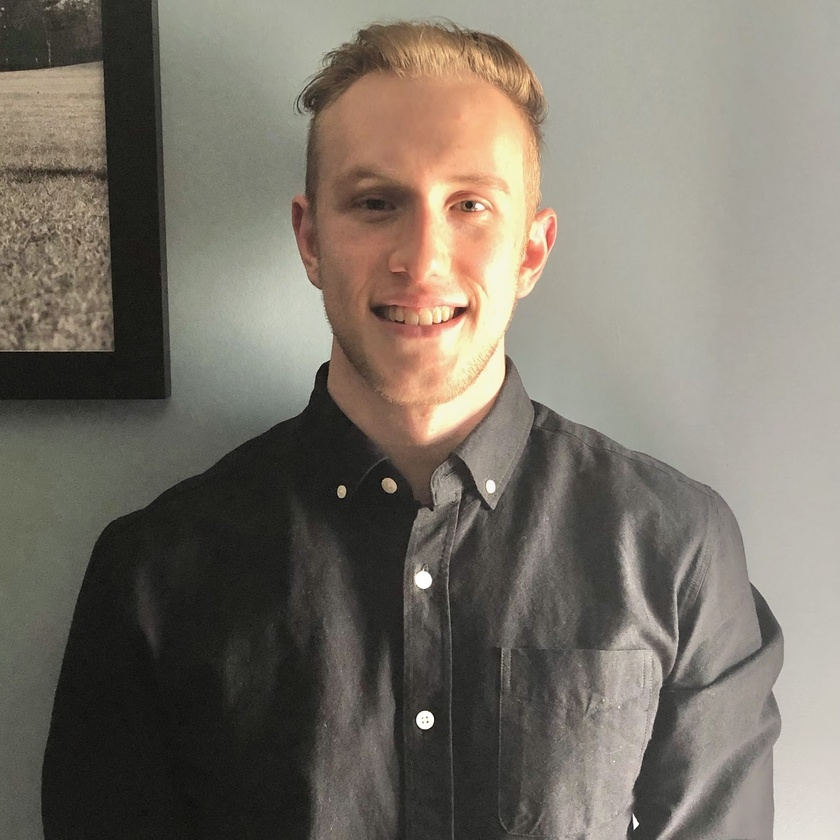
#> input picture devices/jon.jpeg, 840 x 840 px, shrunk from 1600 x 1600 before the run, found by its file name
$ python Face_detect.py   (older library calls are emulated)
#> lines starting #> are read from the running program, lines starting #| are printed output that depends on the picture; after the words box and inside, x2 and y2 are one past the last pixel; in counts of white or black regions, pixels touching at a corner belong together

'''
DESCRIPTION
===========
Facial detection script using openCV Cascades.

'''

import cv2
import sys


# Get user supplied values

imagePath = "jon.jpeg"
cascPath = "haarcascade_frontalface_default.xml"

# create the haar cascade
faceCascade = cv2.CascadeClassifier(cascPath)

# Read the image
image = cv2.imread(imagePath)
#> image is the input picture: shape (840, 840, 3); mean B, G, R 104.5, 114.7, 121.2
gray = cv2.cvtColor(image, cv2.COLOR_BGR2GRAY)
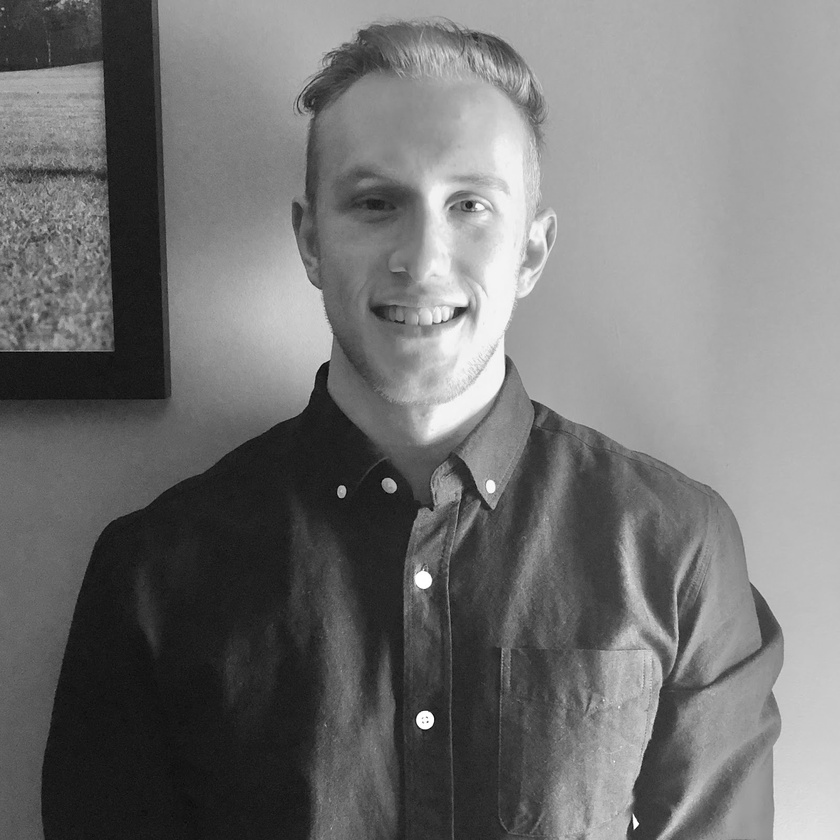
#> gray: shape (840, 840); min 1, max 255, mean 115.5

# Detect faces in the image
faces = faceCascade.detectMultiScale(
    gray,
    scaleFactor=1.1,
    minNeighbors=5,
    minSize=(30,50),
    #flags = cv2.CV_HAAR_SCALE_IMAGE
)
#> faces = [[282, 94, 283, 283]]

print("Found {0} faces!".format(len(faces)))
#| Found 1 faces!

# Drawing rectangle around faces
for (x, y, w, h) in faces:
    cv2.rectangle(image, (x,y), (x+w, y+h), (0, 255, 0), 2)
#> this loop made 1 pass
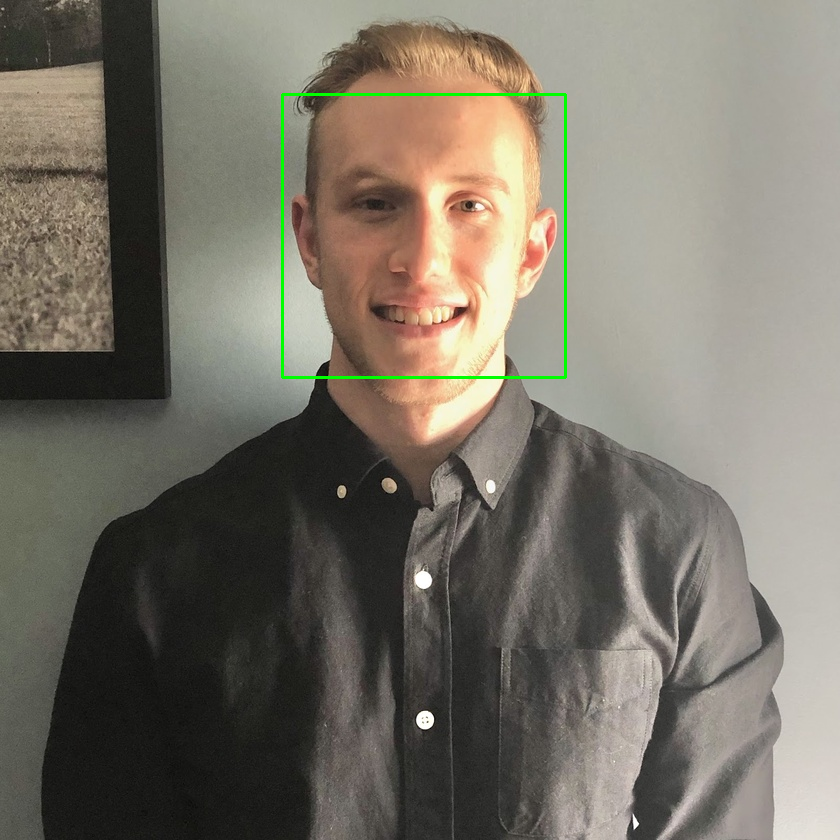
#> image: shape (840, 840, 3); 0.48% of pixels changed, all inside (x1, y1, x2, y2) = (281, 93, 567, 379)

cv2.imshow("Faces found:", image)
cv2.waitKey(0)
